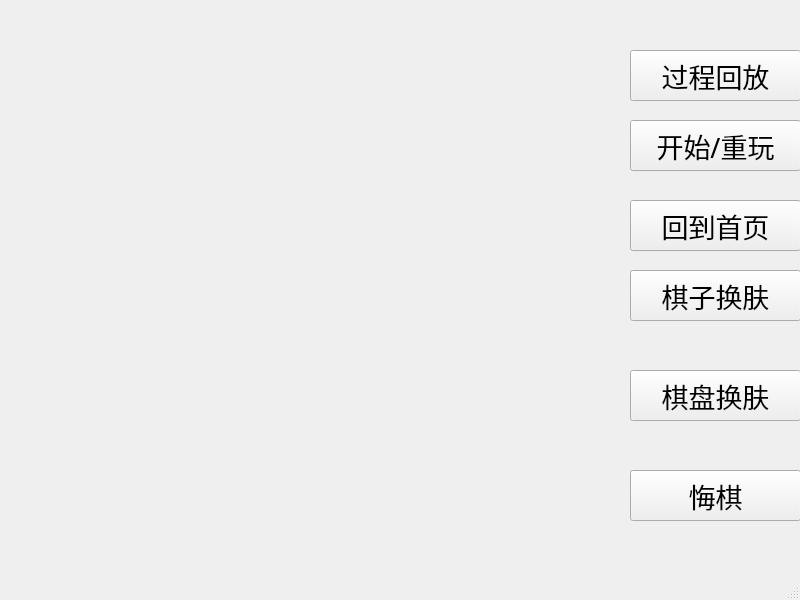
<?xml version="1.0" encoding="UTF-8"?>
<ui version="4.0">
 <class>GameBoardWindow</class>
 <widget class="QMainWindow" name="GameBoardWindow">
  <property name="geometry">
   <rect>
    <x>0</x>
    <y>0</y>
    <width>800</width>
    <height>600</height>
   </rect>
  </property>
  <property name="windowTitle">
   <string>MainWindow</string>
  </property>
  <widget class="QWidget" name="centralwidget">
   <widget class="QPushButton" name="pushButton">
    <property name="geometry">
     <rect>
      <x>630</x>
      <y>120</y>
      <width>171</width>
      <height>51</height>
     </rect>
    </property>
    <property name="font">
     <font>
      <family>隶书</family>
      <pointsize>20</pointsize>
     </font>
    </property>
    <property name="text">
     <string>开始/重玩</string>
    </property>
   </widget>
   <widget class="QPushButton" name="pushButton_2">
    <property name="geometry">
     <rect>
      <x>630</x>
      <y>470</y>
      <width>171</width>
      <height>51</height>
     </rect>
    </property>
    <property name="font">
     <font>
      <family>隶书</family>
      <pointsize>20</pointsize>
     </font>
    </property>
    <property name="text">
     <string>悔棋</string>
    </property>
   </widget>
   <widget class="QPushButton" name="changeChessSkin">
    <property name="geometry">
     <rect>
      <x>630</x>
      <y>270</y>
      <width>171</width>
      <height>51</height>
     </rect>
    </property>
    <property name="font">
     <font>
      <family>隶书</family>
      <pointsize>20</pointsize>
     </font>
    </property>
    <property name="text">
     <string>棋子换肤</string>
    </property>
   </widget>
   <widget class="QPushButton" name="pushButton_3">
    <property name="geometry">
     <rect>
      <x>630</x>
      <y>200</y>
      <width>171</width>
      <height>51</height>
     </rect>
    </property>
    <property name="font">
     <font>
      <family>隶书</family>
      <pointsize>20</pointsize>
     </font>
    </property>
    <property name="text">
     <string>回到首页</string>
    </property>
   </widget>
   <widget class="QPushButton" name="pushButton_4">
    <property name="geometry">
     <rect>
      <x>630</x>
      <y>370</y>
      <width>171</width>
      <height>51</height>
     </rect>
    </property>
    <property name="font">
     <font>
      <family>隶书</family>
      <pointsize>20</pointsize>
     </font>
    </property>
    <property name="text">
     <string>棋盘换肤</string>
    </property>
   </widget>
   <widget class="QPushButton" name="pushButton_5">
    <property name="geometry">
     <rect>
      <x>630</x>
      <y>50</y>
      <width>171</width>
      <height>51</height>
     </rect>
    </property>
    <property name="font">
     <font>
      <family>隶书</family>
      <pointsize>20</pointsize>
     </font>
    </property>
    <property name="text">
     <string>过程回放</string>
    </property>
   </widget>
  </widget>
  <widget class="QMenuBar" name="menubar">
   <property name="geometry">
    <rect>
     <x>0</x>
     <y>0</y>
     <width>800</width>
     <height>23</height>
    </rect>
   </property>
  </widget>
  <widget class="QStatusBar" name="statusbar"/>
 </widget>
 <resources/>
 <connections/>
</ui>
